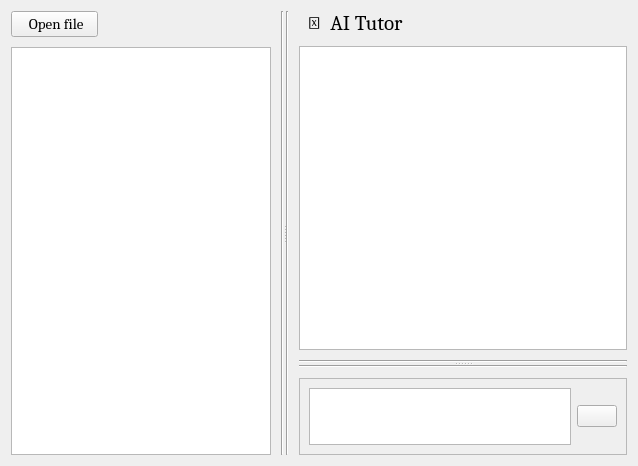
<?xml version="1.0" encoding="UTF-8"?>
<ui version="4.0">
 <class>ChatWidget</class>
 <widget class="QWidget" name="ChatWidget">
  <property name="geometry">
   <rect>
    <x>0</x>
    <y>0</y>
    <width>638</width>
    <height>466</height>
   </rect>
  </property>
  <property name="windowTitle">
   <string>Chat Window</string>
  </property>
  <layout class="QHBoxLayout" name="horizontalLayout_5">
   <item>
    <widget class="QSplitter" name="splitter_2">
     <property name="orientation">
      <enum>Qt::Orientation::Horizontal</enum>
     </property>
     <property name="handleWidth">
      <number>2</number>
     </property>
     <widget class="QWidget" name="widget" native="true">
      <layout class="QHBoxLayout" name="horizontalLayout_3">
       <property name="spacing">
        <number>10</number>
       </property>
       <item>
        <layout class="QVBoxLayout" name="verticalLayout">
         <item>
          <layout class="QHBoxLayout" name="horizontalLayout_2" stretch="1,2">
           <property name="topMargin">
            <number>0</number>
           </property>
           <item>
            <widget class="QPushButton" name="upload_btn">
             <property name="font">
              <font>
               <family>Cambria</family>
               <pointsize>11</pointsize>
              </font>
             </property>
             <property name="text">
              <string> Open file</string>
             </property>
             <property name="icon">
              <iconset>
               <normaloff>../icons/document.png</normaloff>../icons/document.png</iconset>
             </property>
             <property name="iconSize">
              <size>
               <width>16</width>
               <height>16</height>
              </size>
             </property>
            </widget>
           </item>
           <item>
            <spacer name="horizontalSpacer">
             <property name="orientation">
              <enum>Qt::Orientation::Horizontal</enum>
             </property>
             <property name="sizeHint" stdset="0">
              <size>
               <width>40</width>
               <height>20</height>
              </size>
             </property>
            </spacer>
           </item>
          </layout>
         </item>
         <item>
          <widget class="QPlainTextEdit" name="file_display">
           <property name="font">
            <font>
             <family>Cambria</family>
             <pointsize>11</pointsize>
            </font>
           </property>
           <property name="readOnly">
            <bool>true</bool>
           </property>
          </widget>
         </item>
        </layout>
       </item>
       <item>
        <widget class="Line" name="line_2">
         <property name="orientation">
          <enum>Qt::Orientation::Vertical</enum>
         </property>
        </widget>
       </item>
      </layout>
     </widget>
     <widget class="QWidget" name="widget_3" native="true">
      <layout class="QHBoxLayout" name="horizontalLayout_4">
       <property name="spacing">
        <number>10</number>
       </property>
       <item>
        <widget class="Line" name="line_4">
         <property name="orientation">
          <enum>Qt::Orientation::Vertical</enum>
         </property>
        </widget>
       </item>
       <item>
        <layout class="QVBoxLayout" name="verticalLayout_3">
         <item>
          <widget class="QSplitter" name="splitter">
           <property name="orientation">
            <enum>Qt::Orientation::Vertical</enum>
           </property>
           <property name="handleWidth">
            <number>2</number>
           </property>
           <widget class="QWidget" name="widget_2" native="true">
            <property name="minimumSize">
             <size>
              <width>0</width>
              <height>0</height>
             </size>
            </property>
            <property name="maximumSize">
             <size>
              <width>16777215</width>
              <height>1677215</height>
             </size>
            </property>
            <property name="sizeIncrement">
             <size>
              <width>0</width>
              <height>0</height>
             </size>
            </property>
            <property name="font">
             <font>
              <family>Cambria</family>
              <pointsize>10</pointsize>
             </font>
            </property>
            <layout class="QVBoxLayout" name="verticalLayout_2">
             <property name="spacing">
              <number>10</number>
             </property>
             <property name="leftMargin">
              <number>0</number>
             </property>
             <item>
              <widget class="QLabel" name="label">
               <property name="font">
                <font>
                 <family>Cambria</family>
                 <pointsize>16</pointsize>
                </font>
               </property>
               <property name="text">
                <string>  🧠  AI Tutor</string>
               </property>
               <property name="textFormat">
                <enum>Qt::TextFormat::PlainText</enum>
               </property>
              </widget>
             </item>
             <item>
              <widget class="QTextEdit" name="ai_display">
               <property name="font">
                <font>
                 <family>Cambria</family>
                 <pointsize>11</pointsize>
                </font>
               </property>
               <property name="mouseTracking">
                <bool>false</bool>
               </property>
               <property name="readOnly">
                <bool>true</bool>
               </property>
              </widget>
             </item>
             <item>
              <widget class="Line" name="line_3">
               <property name="orientation">
                <enum>Qt::Orientation::Horizontal</enum>
               </property>
              </widget>
             </item>
            </layout>
           </widget>
           <widget class="QWidget" name="widget_1" native="true">
            <property name="maximumSize">
             <size>
              <width>16777215</width>
              <height>90</height>
             </size>
            </property>
            <layout class="QVBoxLayout" name="verticalLayout_5" stretch="0,0">
             <property name="spacing">
              <number>10</number>
             </property>
             <property name="leftMargin">
              <number>0</number>
             </property>
             <item>
              <widget class="Line" name="line">
               <property name="orientation">
                <enum>Qt::Orientation::Horizontal</enum>
               </property>
              </widget>
             </item>
             <item>
              <widget class="QFrame" name="frame_1">
               <property name="frameShape">
                <enum>QFrame::Shape::StyledPanel</enum>
               </property>
               <property name="frameShadow">
                <enum>QFrame::Shadow::Raised</enum>
               </property>
               <layout class="QHBoxLayout" name="horizontalLayout">
                <item>
                 <widget class="QPlainTextEdit" name="input_text">
                  <property name="font">
                   <font>
                    <family>Cambria</family>
                    <pointsize>11</pointsize>
                   </font>
                  </property>
                  <property name="plainText">
                   <string/>
                  </property>
                  <property name="backgroundVisible">
                   <bool>false</bool>
                  </property>
                  <property name="placeholderText">
                   <string>Ask something here...</string>
                  </property>
                 </widget>
                </item>
                <item>
                 <widget class="QPushButton" name="send_btn">
                  <property name="text">
                   <string/>
                  </property>
                  <property name="icon">
                   <iconset>
                    <normaloff>../icons/send_btn.png</normaloff>../icons/send_btn.png</iconset>
                  </property>
                  <property name="iconSize">
                   <size>
                    <width>18</width>
                    <height>18</height>
                   </size>
                  </property>
                 </widget>
                </item>
               </layout>
              </widget>
             </item>
            </layout>
           </widget>
          </widget>
         </item>
        </layout>
       </item>
      </layout>
     </widget>
    </widget>
   </item>
  </layout>
 </widget>
 <resources/>
 <connections/>
</ui>
